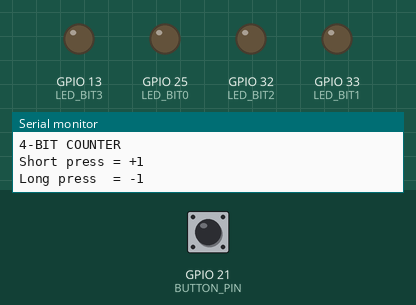
Recording of a sketch running on a simulated ESP32. Parts: output pins drawn as LEDs (lit = HIGH), the last lines printed to the serial monitor. Inputs (shaded band) come from the test bench; at power-on: GPIO 21 (BUTTON_PIN) HIGH.

Above: at 1.2 s.
1.3 s: GPIO 21 (BUTTON_PIN) pulled LOW for 0.15 s
At 2.6 s:
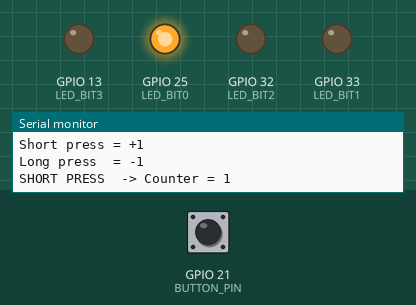
3.0 s: GPIO 21 (BUTTON_PIN) pulled LOW for 0.15 s
At 3.9 s:
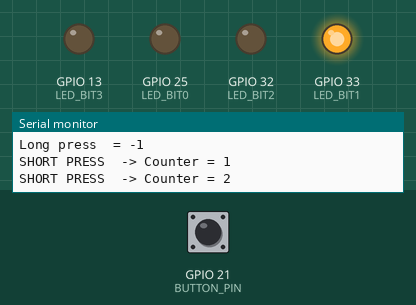
4.7 s: GPIO 21 (BUTTON_PIN) pulled LOW for 0.15 s
At 5.2 s:
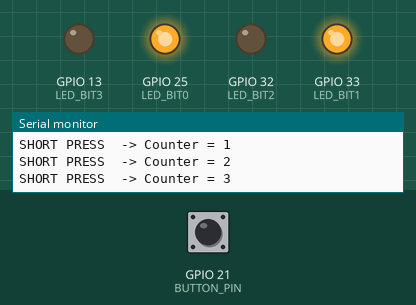
6.4 s: GPIO 21 (BUTTON_PIN) pulled LOW for 0.15 s
At 7.7 s:
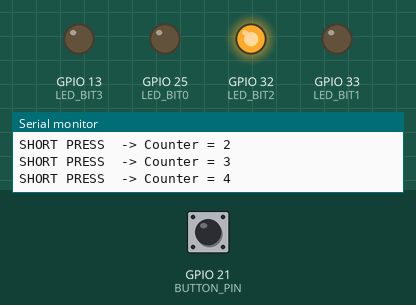
8.1 s: GPIO 21 (BUTTON_PIN) pulled LOW for 0.15 s
At 9.0 s:
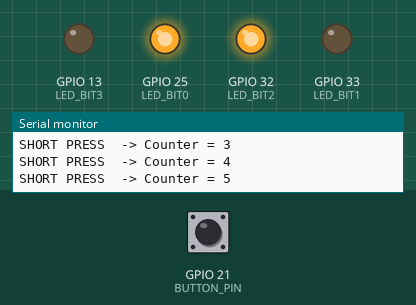
9.8 s: GPIO 21 (BUTTON_PIN) pulled LOW for 1 s
At 11.5 s:
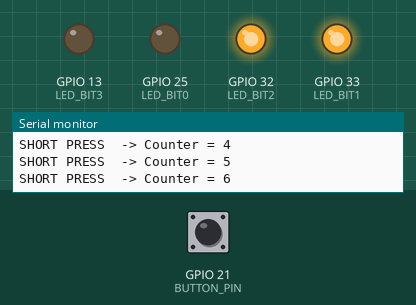
Timing chart, 0 to 13.0 s (numbered marks = the images above; inputs shaded):
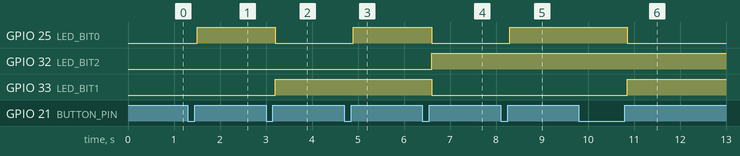

Measured:
- after the input at 1.3 s, GPIO 25 (LED_BIT0): LOW → HIGH after 0.20 s
- after the input at 3.0 s, GPIO 25 (LED_BIT0): HIGH → LOW after 0.20 s; GPIO 33 (LED_BIT1): LOW → HIGH after 0.20 s
- after the input at 4.7 s, GPIO 25 (LED_BIT0): LOW → HIGH after 0.20 s
- after the input at 6.4 s, GPIO 25 (LED_BIT0), GPIO 33 (LED_BIT1): HIGH → LOW after 0.20 s; GPIO 32 (LED_BIT2): LOW → HIGH after 0.20 s
- after the input at 8.1 s, GPIO 25 (LED_BIT0): LOW → HIGH after 0.20 s
- after the input at 9.8 s, GPIO 25 (LED_BIT0): HIGH → LOW after 1.1 s; GPIO 33 (LED_BIT1): LOW → HIGH after 1.1 s

The sketch:

ESP32_State_Machine_Counter.ino
```cpp
// ============================================================
//              ESP32 4-BIT COUNTER + STATE MACHINE
// ============================================================
//
// BUTTON:
//     GPIO 21
//
// LEDS:
//     Bit 0 -> GPIO 25  RED
//     Bit 1 -> GPIO 33  GREEN
//     Bit 2 -> GPIO 32  YELLOW
//     Bit 3 -> GPIO 26  BLUE
//
// BUTTON WIRING:
//
//     GPIO 21
//         |
//       BUTTON
//         |
//        GND
//
// INPUT_PULLUP:
//
//     Released = HIGH
//     Pressed  = LOW
//
// BEHAVIOR:
//
//     Short press -> counter + 1
//     Long press  -> counter - 1
//     Not pressed -> wait
//
// COUNTER:
//
//     0 -> 1 -> 2 -> ... -> 15 -> 0
//
//     15 -> 14 -> ... -> 0 -> 15
//
// ============================================================


// ============================================================
//                       PIN DEFINITIONS
// ============================================================

const int BUTTON_PIN = 21;

const int LED_BIT0 = 25;
const int LED_BIT1 = 33;
const int LED_BIT2 = 32;
const int LED_BIT3 = 13;


// ============================================================
//                         TIMING
// ============================================================

const unsigned long DEBOUNCE_TIME   = 50;
const unsigned long LONG_PRESS_TIME = 1000;


// ============================================================
//                         COUNTER
// ============================================================

uint8_t counter = 0;


// ============================================================
//                       STATE MACHINE
// ============================================================

enum ButtonState
{
    NOT_PRESSED,
    PRESSED,
    SHORT_PRESS,
    LONG_PRESS
};

ButtonState currentState = NOT_PRESSED;


// ============================================================
//                     BUTTON VARIABLES
// ============================================================

int lastButtonReading = HIGH;

int stableButtonState = HIGH;

unsigned long lastDebounceTime = 0;

unsigned long buttonPressTime = 0;


// ============================================================
//                           SETUP
// ============================================================

void setup()
{
    Serial.begin(115200);


    // -------------------- BUTTON --------------------

    pinMode(BUTTON_PIN, INPUT_PULLUP);


    // --------------------- LEDS ---------------------

    pinMode(LED_BIT0, OUTPUT);

    pinMode(LED_BIT1, OUTPUT);

    pinMode(LED_BIT2, OUTPUT);

    pinMode(LED_BIT3, OUTPUT);


    // ---------------- INITIAL DISPLAY ---------------

    displayCounter();


    Serial.println("4-BIT COUNTER");
    Serial.println("Short press = +1");
    Serial.println("Long press  = -1");
}


// ============================================================
//                            LOOP
// ============================================================

void loop()
{
    readButton();

    updateStateMachine();
}


// ============================================================
//                        READ BUTTON
// ============================================================

void readButton()
{
    int reading = digitalRead(BUTTON_PIN);


    // --------------------------------------------------------
    // Check if raw button signal changed
    // --------------------------------------------------------

    if (reading != lastButtonReading)
    {
        lastDebounceTime = millis();
    }


    // --------------------------------------------------------
    // Check if signal has been stable
    // --------------------------------------------------------

    if ((millis() - lastDebounceTime) > DEBOUNCE_TIME)
    {
        if (reading != stableButtonState)
        {
            stableButtonState = reading;


            // ------------------------------------------------
            // BUTTON PRESSED
            // ------------------------------------------------

            if (stableButtonState == LOW)
            {
                buttonPressTime = millis();

                currentState = PRESSED;
            }


            // ------------------------------------------------
            // BUTTON RELEASED
            // ------------------------------------------------

            else
            {
                unsigned long pressDuration;

                pressDuration = millis() - buttonPressTime;


                // --------------------------------------------
                // SHORT PRESS
                // --------------------------------------------

                if (pressDuration < LONG_PRESS_TIME)
                {
                    currentState = SHORT_PRESS;
                }


                // --------------------------------------------
                // LONG PRESS
                // --------------------------------------------

                else
                {
                    currentState = LONG_PRESS;
                }
            }
        }
    }


    lastButtonReading = reading;
}


// ============================================================
//                    UPDATE STATE MACHINE
// ============================================================

void updateStateMachine()
{
    switch (currentState)
    {
        // ----------------------------------------------------
        //                    NOT PRESSED
        // ----------------------------------------------------

        case NOT_PRESSED:

            break;


        // ----------------------------------------------------
        //                       PRESSED
        // ----------------------------------------------------

        case PRESSED:

            break;


        // ----------------------------------------------------
        //                    SHORT PRESS
        // ----------------------------------------------------

        case SHORT_PRESS:

            counter++;

            counter = counter & 0x0F;

            displayCounter();

            Serial.print("SHORT PRESS  -> Counter = ");

            Serial.println(counter);

            currentState = NOT_PRESSED;

            break;


        // ----------------------------------------------------
        //                     LONG PRESS
        // ----------------------------------------------------

        case LONG_PRESS:

            if (counter == 0)
            {
                counter = 15;
            }
            else
            {
                counter--;
            }


            displayCounter();

            Serial.print("LONG PRESS   -> Counter = ");

            Serial.println(counter);

            currentState = NOT_PRESSED;

            break;
    }
}


// ============================================================
//                    DISPLAY 4-BIT COUNTER
// ============================================================
//
// COUNTER:
//
//     0b0000
//     ││││
//     │││└── Bit 0
//     ││└─── Bit 1
//     │└──── Bit 2
//     └───── Bit 3
//
// Each bit controls one LED.
//
// ============================================================

void displayCounter()
{
    digitalWrite(
        LED_BIT0,
        (counter >> 0) & 0x01
    );


    digitalWrite(
        LED_BIT1,
        (counter >> 1) & 0x01
    );


    digitalWrite(
        LED_BIT2,
        (counter >> 2) & 0x01
    );


    digitalWrite(
        LED_BIT3,
        (counter >> 3) & 0x01
    );
}
```
